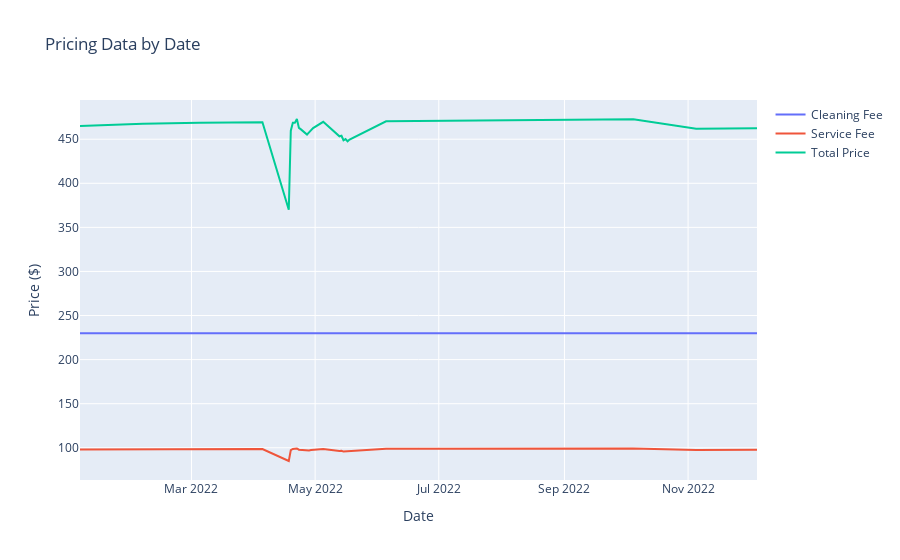

Write notebook code for a chart like this one.
### Code cell
# Create traces
miami_example_grouped_fig = go.Figure()
miami_example_grouped_fig.add_trace(go.Scatter(x=miami_example_by_pull_time['pull_time'], y=miami_example_by_pull_time['cleaning_fee'],
                    mode='lines',
                    name='Cleaning Fee'))
miami_example_grouped_fig.add_trace(go.Scatter(x=miami_example_by_pull_time['pull_time'], y=miami_example_by_pull_time['service_fee'],
                    mode='lines',
                    name='Service Fee'))
miami_example_grouped_fig.add_trace(go.Scatter(x=miami_example_by_pull_time['pull_time'], y=miami_example_by_pull_time['total_price'],
                    mode='lines', 
                    name='Total Price'))
miami_example_grouped_fig.update_layout(title_text="Pricing Data by Date", xaxis_title='Date', yaxis_title='Price ($)')
filename = "newsletter_features/price_data_line_fig_miami_example.png"
miami_example_grouped_fig.write_image(filename, engine='kaleido', width=2000, height=500)
miami_example_grouped_fig.show()

### Figure 1 — Plotly figure (JSON) as saved in the notebook; plotly's stock layout.template omitted (floating-point values rounded to 4 significant figures)
{"data": [{"mode": "lines", "name": "Cleaning Fee", "type": "scatter", "x": ["2022-01-05", "2022-02-05", "2022-03-05", "2022-04-05", "2022-04-18", "2022-04-19", "2022-04-20", "2022-04-21", "2022-04-22", "2022-04-23", "2022-04-24", "2022-04-27", "2022-04-28", "2022-04-29", "2022-04-30", "2022-05-05", "2022-05-13", "2022-05-14", "2022-05-15", "2022-05-16", "2022-05-17", "2022-05-18", "2022-06-05", "2022-07-05", "2022-08-05", "2022-09-05", "2022-10-05", "2022-11-05", "2022-12-05"], "y": [230, 230, 230, 230, 230, 230, 230, 230, 230, 230, 230, 230, 230, 230, 230, 230, 230, 230, 230, 230, 230, 230, 230, 230, 230, 230, 230, 230, 230]}, {"mode": "lines", "name": "Service Fee", "type": "scatter", "x": ["2022-01-05", "2022-02-05", "2022-03-05", "2022-04-05", "2022-04-18", "2022-04-19", "2022-04-20", "2022-04-21", "2022-04-22", "2022-04-23", "2022-04-24", "2022-04-27", "2022-04-28", "2022-04-29", "2022-04-30", "2022-05-05", "2022-05-13", "2022-05-14", "2022-05-15", "2022-05-16", "2022-05-17", "2022-05-18", "2022-06-05", "2022-07-05", "2022-08-05", "2022-09-05", "2022-10-05", "2022-11-05", "2022-12-05"], "y": [98.07, 98.39, 98.56, 98.64, 85, 97.42, 98.64, 98.64, 99.25, 97.82, 97.54, 96.67, 97.02, 97.37, 97.72, 98.72, 96.43, 96.51, 95.69, 95.87, 95.51, 95.79, 98.8, 98.88, 98.96, 99.03, 99.11, 97.62, 97.7]}, {"mode": "lines", "name": "Total Price", "type": "scatter", "x": ["2022-01-05", "2022-02-05", "2022-03-05", "2022-04-05", "2022-04-18", "2022-04-19", "2022-04-20", "2022-04-21", "2022-04-22", "2022-04-23", "2022-04-24", "2022-04-27", "2022-04-28", "2022-04-29", "2022-04-30", "2022-05-05", "2022-05-13", "2022-05-14", "2022-05-15", "2022-05-16", "2022-05-17", "2022-05-18", "2022-06-05", "2022-07-05", "2022-08-05", "2022-09-05", "2022-10-05", "2022-11-05", "2022-12-05"], "y": [465.1, 467.4, 468.6, 469.2, 370, 459.7, 468.5, 468.5, 472.9, 462.8, 461.2, 455.3, 457.7, 460.2, 462.6, 469.8, 453.3, 453.9, 448.8, 450.1, 447.7, 449.6, 470.3, 470.9, 471.4, 472.0, 472.6, 461.9, 462.5]}], "layout": {"title": {"text": "Pricing Data by Date"}, "xaxis": {"title": {"text": "Date"}}, "yaxis": {"title": {"text": "Price ($)"}}}}
